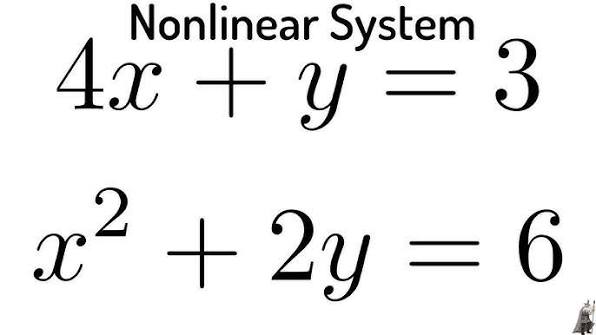
#> input picture project-EquationAI/backend/uploads/0bf19ed234e4_images.jpg, 596 x 335 px
$ python -i handwriting_preprocessor.py   (imports and definitions only)
#> lines starting #> are read from the running program, lines starting #| are printed output that depends on the picture; after the words box and inside, x2 and y2 are one past the last pixel; in counts of white or black regions, pixels touching at a corner belong together
### project-EquationAI/backend/app/core/logging_config.py
"""
EquationAI — Centralized Logging Configuration
Structured logging with request ID tracking, file + console output.
"""

import os
import sys
import logging
from logging.handlers import RotatingFileHandler
from app.config import get_settings


# [58 lines left out: function setup_logging, not called in this run]


def get_logger(name: str) -> logging.Logger:
    """Get a named logger for a specific module."""
#> further down, picture is the input picture: PIL image 596x335 RGB; mean R, G, B 237.1, 237.1, 237.1
    return logging.getLogger(f"EquationAI.{name}")

### project-EquationAI/backend/app/services/handwriting_preprocessor.py
"""
EquationAI — Handwriting Image Preprocessor
Cleans up canvas images for optimal OCR recognition.

The pix2tex model was trained on clean, high-contrast printed equations.
Raw handwritten canvas images need significant preprocessing to match
what the model expects:
  1. Remove transparency (flatten to white background)
  2. Convert to grayscale
  3. Binarize with adaptive thresholding (clean strokes)
  4. Auto-crop to content area with padding
  5. Resize to optimal dimensions for pix2tex
  6. Add white border padding
"""

import numpy as np
from PIL import Image, ImageOps, ImageFilter
from app.core.logging_config import get_logger

logger = get_logger("handwriting_preprocessor")

# ── Configuration ──
MIN_CONTENT_SIZE = 20        # Minimum pixel dimension to consider as content
CROP_PADDING = 40            # Padding around cropped content (pixels)
TARGET_HEIGHT = 200          # Target image height for OCR model
BINARIZE_THRESHOLD = 180     # Grayscale threshold (0-255) for binarization
BORDER_PADDING = 30          # White border added after resize


def preprocess_handwriting(image: Image.Image) -> Image.Image:
    """
    Full preprocessing pipeline for handwritten canvas images.
    Transforms raw canvas output into a clean, high-contrast image
    suitable for the pix2tex OCR model.
    """
    logger.info(f"Preprocessing handwriting image: {image.size}, mode={image.mode}")

    # ── Step 1: Flatten transparency to white background ──
    image = _flatten_alpha(image)

    # ── Step 2: Convert to grayscale ──
    gray = image.convert("L")

    # ── Step 3: Invert if needed (ensure dark strokes on white bg) ──
    gray = _ensure_dark_on_white(gray)

    # ── Step 4: Binarize (clean up noisy strokes) ──
    binary = _binarize(gray)

    # ── Step 5: Remove noise (small isolated dots) ──
    binary = _remove_noise(binary)

    # ── Step 6: Auto-crop to content bounding box ──
    cropped = _auto_crop(binary)
    if cropped is None:
        logger.warning("No content detected in canvas — returning original")
        return image

    # ── Step 7: Resize to optimal height while maintaining aspect ratio ──
    resized = _resize_to_target(cropped)

    # ── Step 8: Add white border padding ──
    padded = ImageOps.expand(resized, border=BORDER_PADDING, fill=255)

    # ── Step 9: Convert back to RGB for OCR model ──
    result = padded.convert("RGB")

    logger.info(f"Preprocessing complete: {image.size} → {result.size}")
    return result


def _flatten_alpha(image: Image.Image) -> Image.Image:
    """Remove transparency by compositing onto a white background."""
    if image.mode == "RGBA":
        background = Image.new("RGBA", image.size, (255, 255, 255, 255))
        background.paste(image, mask=image.split()[3])  # Use alpha channel as mask
        return background.convert("RGB")
    elif image.mode != "RGB":
        return image.convert("RGB")
    return image


def _ensure_dark_on_white(gray: Image.Image) -> Image.Image:
    """
    Ensure the image has dark strokes on a white background.
    If the image is mostly dark (inverted), flip it.
    """
    arr = np.array(gray)
    mean_val = arr.mean()
#> mean_val = 237.1

    # If mean is low (< 128), the background is dark — invert
    if mean_val < 128:
        logger.info(f"Image appears inverted (mean={mean_val:.0f}), flipping")
        return ImageOps.invert(gray)

    return gray


def _binarize(gray: Image.Image) -> Image.Image:
    """
    Apply thresholding to create a clean black-and-white image.
    Pixels darker than threshold → black (0), rest → white (255).
    """
    arr = np.array(gray)

    # Apply threshold: anything darker than BINARIZE_THRESHOLD becomes black
    binary_arr = np.where(arr < BINARIZE_THRESHOLD, 0, 255).astype(np.uint8)
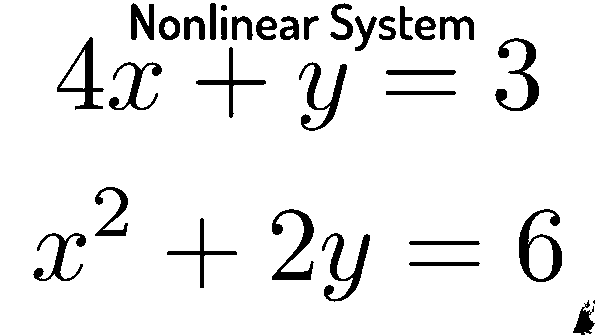
#> binary_arr: shape (335, 596); 92.4% white; 33 black regions (1 under 20 px), largest, box (x1, y1, x2, y2) and area: (519, 209, 562, 282) 1145, (495, 38, 539, 111) 1051, (272, 209, 314, 280) 1016

    return Image.fromarray(binary_arr, mode="L")


def _remove_noise(binary: Image.Image) -> Image.Image:
    """
    Remove small noise particles (isolated pixels/dots).
    Uses morphological operations via a median filter.
    """
    # Median filter removes salt-and-pepper noise
    filtered = binary.filter(ImageFilter.MedianFilter(size=3))
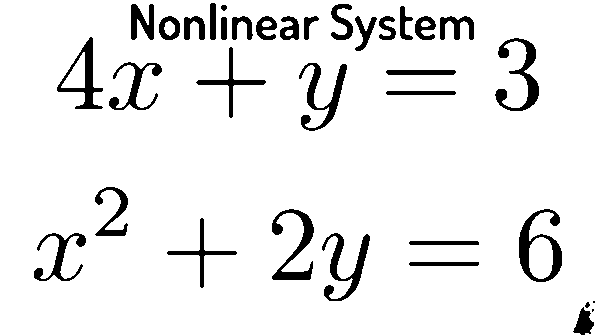
#> filtered: PIL image 596x335 L; 92.4% white; 35 black regions (2 under 20 px), largest, box (x1, y1, x2, y2) and area: (519, 209, 562, 282) 1149, (495, 38, 539, 111) 1052, (272, 209, 314, 280) 1012
    return filtered


def _auto_crop(binary: Image.Image) -> Image.Image:
    """
    Crop to the bounding box of the actual content (ink strokes).
    Returns None if no content is detected.
    """
    arr = np.array(binary)

    # Find all dark pixels (content = 0 in binary image)
    dark_pixels = np.where(arr < 128)
#> dark_pixels = 15189 positions, rows 3 to 334, columns 34 to 594

    if len(dark_pixels[0]) == 0 or len(dark_pixels[1]) == 0:
        return None  # No content

    # Get bounding box
    top = dark_pixels[0].min()
#> top = 3
    bottom = dark_pixels[0].max()
#> bottom = 334
    left = dark_pixels[1].min()
#> left = 34
    right = dark_pixels[1].max()
#> right = 594

    # Check minimum content size
    content_height = bottom - top
#> content_height = 331
    content_width = right - left
#> content_width = 560
    if content_height < MIN_CONTENT_SIZE or content_width < MIN_CONTENT_SIZE:
        logger.warning(f"Content too small: {content_width}x{content_height}")
        return None

    # Add padding (clamp to image bounds)
    h, w = arr.shape
#> h = 335; w = 596
    top = max(0, top - CROP_PADDING)
#> top = 0
    bottom = min(h - 1, bottom + CROP_PADDING)
    left = max(0, left - CROP_PADDING)
#> left = 0
    right = min(w - 1, right + CROP_PADDING)
#> right = 595

    cropped = binary.crop((left, top, right + 1, bottom + 1))
    logger.info(f"Auto-cropped to content: {cropped.size}")
    return cropped


def _resize_to_target(image: Image.Image) -> Image.Image:
    """
    Resize image to TARGET_HEIGHT while maintaining aspect ratio.
    Uses high-quality Lanczos resampling.
    """
    w, h = image.size
#> w = 596; h = 335
    if h <= 0:
        return image

    aspect_ratio = w / h
#> aspect_ratio = 1.78
    new_height = TARGET_HEIGHT
    new_width = int(new_height * aspect_ratio)
#> new_width = 355

    # Ensure minimum width
    new_width = max(new_width, TARGET_HEIGHT)

    resized = image.resize((new_width, new_height), Image.LANCZOS)
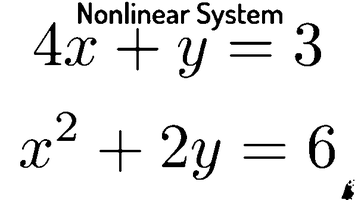
#> resized: PIL image 355x200 L; min 0, max 255, mean 235.5
    return resized

>>> from PIL import Image
>>> picture = Image.open('../../uploads/0bf19ed234e4_images.jpg')
>>> result = preprocess_handwriting(picture)
#> in preprocess_handwriting, `padded = ImageOps.expand(resized, border=BORDER_PADDING, fill=255)`:
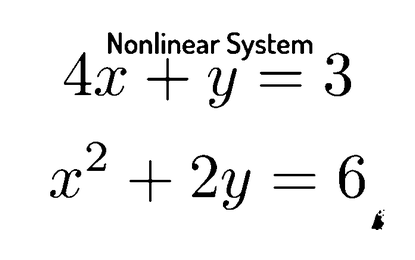
#> padded: PIL image 415x260 L; min 0, max 255, mean 242.2

$ run again, on project-EquationAI/backend/uploads/077aaee5d2ab_images.png
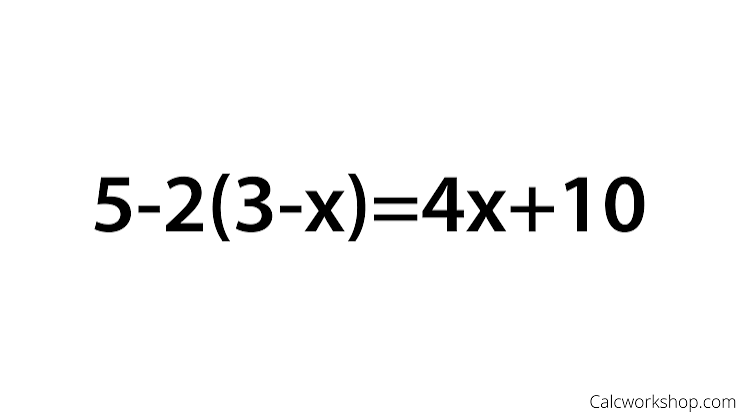
#> input picture project-EquationAI/backend/uploads/077aaee5d2ab_images.png, 738 x 414 px
#> picture is the input picture: PIL image 738x414 P; min 0, max 255, mean 246.7
#> mean_val = 246.7
#> in _binarize, `binary_arr = np.where(arr < BINARIZE_THRESHOLD, 0, 255).astype(np.uint8)`:
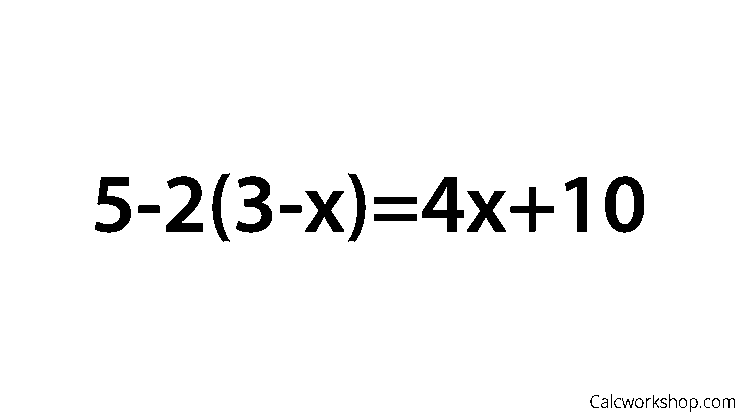
#> binary_arr: shape (414, 738); 96.5% white; 31 black regions (4 under 20 px), largest, box (x1, y1, x2, y2) and area: (605, 176, 644, 233) 1212, (422, 177, 464, 232) 1075, (95, 177, 131, 233) 1027
#> filtered: PIL image 738x414 L; 96.6% white; 43 black regions (28 under 20 px), largest, box (x1, y1, x2, y2) and area: (605, 176, 644, 233) 1212, (422, 177, 464, 232) 1075, (95, 177, 131, 233) 1023
#> dark_pixels = 10382 positions, rows 174 to 407, columns 95 to 733
#> in _auto_crop, `top = dark_pixels[0].min()`: top = 174
#> in _auto_crop, `bottom = dark_pixels[0].max()`: bottom = 407
#> in _auto_crop, `left = dark_pixels[1].min()`: left = 95
#> in _auto_crop, `right = dark_pixels[1].max()`: right = 733
#> content_height = 233
#> content_width = 638
#> in _auto_crop, `top = max(0, top - CROP_PADDING)`: top = 134
#> in _auto_crop, `bottom = min(h - 1, bottom + CROP_PADDING)`: bottom = 413
#> in _auto_crop, `left = max(0, left - CROP_PADDING)`: left = 55
#> in _auto_crop, `right = min(w - 1, right + CROP_PADDING)`: right = 737
#> cropped: PIL image 683x280 L; 94.6% white; 43 black regions (28 under 20 px), largest, box (x1, y1, x2, y2) and area: (550, 42, 589, 99) 1212, (367, 43, 409, 98) 1075, (40, 43, 76, 99) 1023
#> in preprocess_handwriting, `padded = ImageOps.expand(resized, border=BORDER_PADDING, fill=255)`:
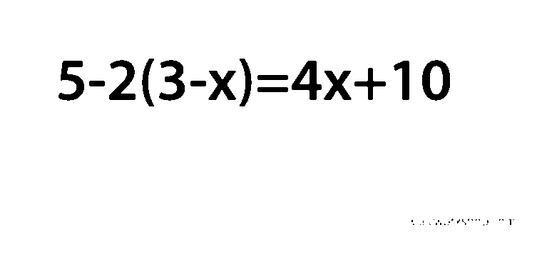
#> padded: PIL image 547x260 L; min 0, max 255, mean 245.5

$ run again, on project-EquationAI/backend/uploads/1191f06b7143_images.png
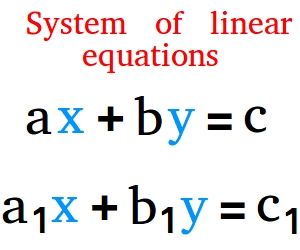
#> input picture project-EquationAI/backend/uploads/1191f06b7143_images.png, 300 x 250 px
#> picture is the input picture: PIL image 300x250 P; mean R, G, B 238.9, 234.3, 235.6
#> mean_val = 235.9
#> in _binarize, `binary_arr = np.where(arr < BINARIZE_THRESHOLD, 0, 255).astype(np.uint8)`:
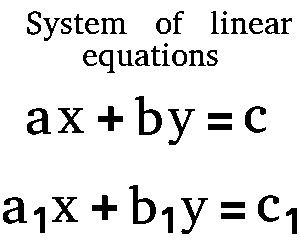
#> binary_arr: shape (250, 300); 90.6% white; 44 black regions (2 under 20 px), largest, box (x1, y1, x2, y2) and area: (129, 185, 156, 224) 400, (135, 96, 162, 135) 398, (3, 197, 27, 224) 326
#> filtered: PIL image 300x250 L; 90.8% white; 45 black regions (2 under 20 px), largest, box (x1, y1, x2, y2) and area: (129, 185, 156, 224) 400, (135, 96, 162, 135) 398, (3, 197, 26, 224) 325
#> dark_pixels = 6933 positions, rows 11 to 233, columns 3 to 296
#> in _auto_crop, `top = dark_pixels[0].min()`: top = 11
#> in _auto_crop, `bottom = dark_pixels[0].max()`: bottom = 233
#> in _auto_crop, `left = dark_pixels[1].min()`: left = 3
#> in _auto_crop, `right = dark_pixels[1].max()`: right = 296
#> content_height = 222
#> content_width = 293
#> in _auto_crop, `top = max(0, top - CROP_PADDING)`: top = 0
#> in _auto_crop, `bottom = min(h - 1, bottom + CROP_PADDING)`: bottom = 249
#> in _auto_crop, `left = max(0, left - CROP_PADDING)`: left = 0
#> in _auto_crop, `right = min(w - 1, right + CROP_PADDING)`: right = 299
#> in preprocess_handwriting, `padded = ImageOps.expand(resized, border=BORDER_PADDING, fill=255)`:
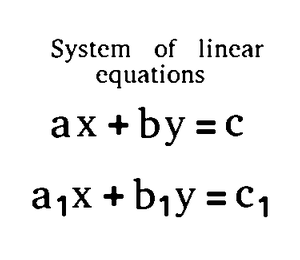
#> padded: PIL image 300x260 L; min 0, max 255, mean 240.4
